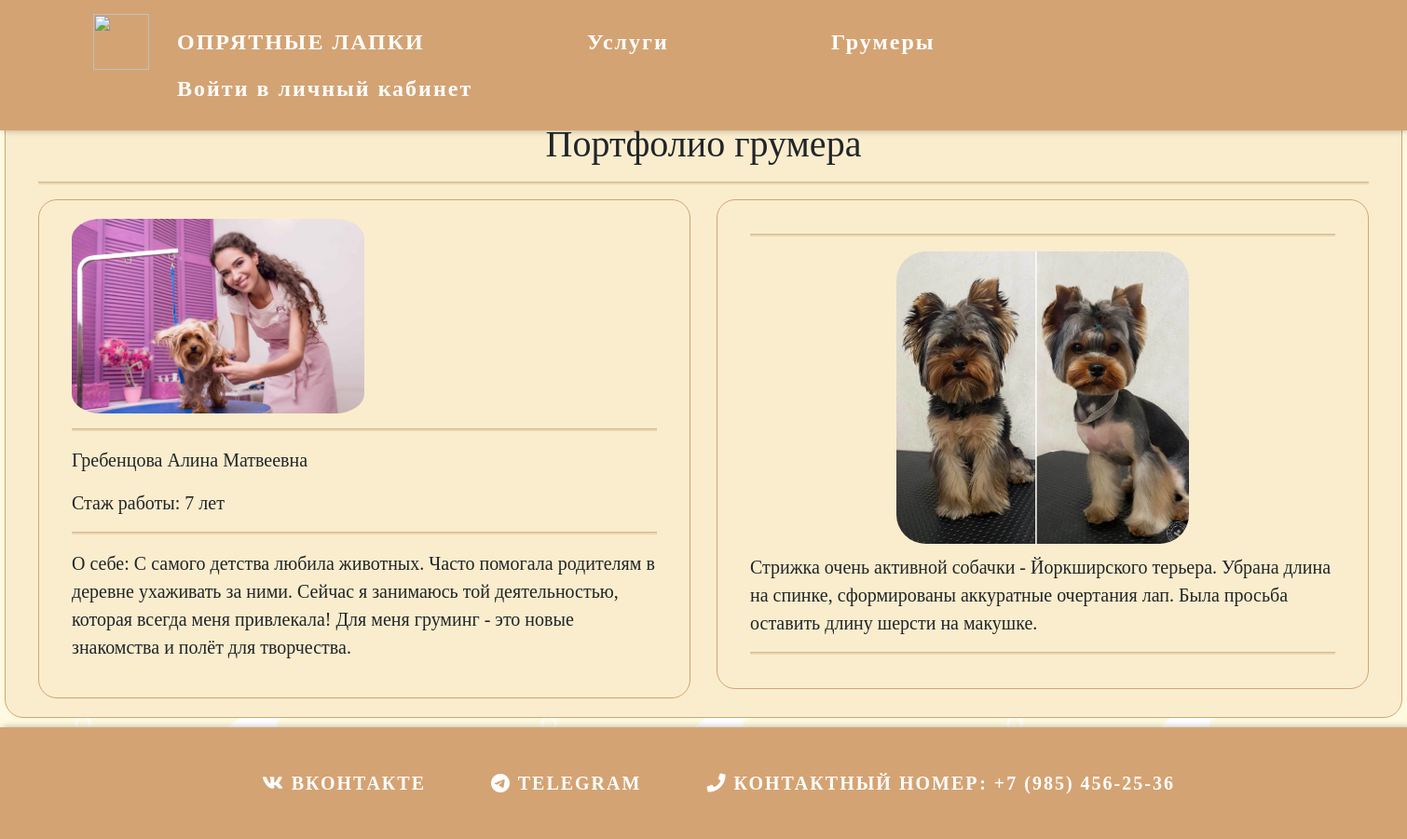
/portfolio/3, run on the app's committed database.
### Salon/models.py (models this page shows, shortened)
class Employee(models.Model):
    fam = models.CharField(max_length=50)
    name = models.CharField(max_length=50)
    otch = models.CharField(max_length=50)
    exp = models.CharField(max_length=50)
    photo = models.ImageField(default="", blank=True, upload_to="groomers")
    about = models.TextField(default="", blank=True, max_length=1000)
    class Meta:
        verbose_name = "Грумер"
        verbose_name_plural = "Грумеры"

class Portfolio(models.Model):
    employee = models.ForeignKey(Employee, default="1", related_name="employee", on_delete=models.CASCADE)
    photo = models.ImageField(default="")
    description = models.TextField(max_length=250)
    class Meta:
        verbose_name = "Портфолио"
        verbose_name_plural = "Портфолио"

### Salon/views.py (the view)
# urls.py: path('portfolio/<int:master_id>', views.portfolio, name="portfolio"),
def portfolio(request, master_id):
    master = Employee.objects.get(id=master_id)
    portfolios = Portfolio.objects.filter(employee=master)
    context = {'master': master, 'portfolios': portfolios}
    return render(request, 'Salon/Portfolio.html', context)

### Salon/templates/Salon/Portfolio.html (shortened to what this page needs)
{% extends 'Salon/Layout.html' %}
{% load static %}
{% block content %}
<div class="profile-main">
    <h1 style="text-align:center;">Портфолио грумера </h1>
      <hr color="#de8b37" size="5px" width="100%"/>
    <div class="portfolio-inner">
                <div class="portfolio-groomer">
                    {% if master.photo %}<img class="portfolio-photo" src="{{ master.photo.url }}">{% endif %}
                    <hr color="#de8b37" size="5px" width="100%"/>
                    <p>{{ master.fam }} {{ master.name }} {{ master.otch }}</p>
                    <p>Стаж работы: {{ master.exp }}</p>
                    <hr color="#de8b37" size="5px" width="100%"/>
                    <p>О себе: {{ master.about }}</p>
                </div>
            <div class="portfolio-right">
                {% for el in portfolios %}
                    <hr color="#de8b37" size="5px" width="100%"/>
                    <img class="portfolio-photo" src="{{ el.photo.url }}">
                    <p style="margin: 10 0 0 0">{{ el.description }}</p>
                    <hr color="#de8b37" size="5px" width="100%"/>
                {% endfor %}
            </div>
    </div>
</div>
{% endblock %}

### Salon/static/Salon/css/main.css (style rules this page uses)
body { background-color: #FEFAE0; padding:0px; margin:0px; min-height: 100%; display: grid; grid-template-rows: auto 1fr auto; }
body { font-size: 16px; font-family: cursive; text-align: center; background-color: $baby-blue; }

### Salon/static/Salon/css/lk.css (style rules this page uses)
body { background-color: #FEFAE0; padding:0px; margin:0px; }
.profile-main { padding: 20px 35px; background-color: #FAEDCD; border-radius: 20px; border: 1px solid #D4A373; margin: 2% auto; width: 1500px; font-family: cursive; margin: auto; }

### Salon/static/Salon/css/groomer.css (style rules this page uses)
.portfolio-groomer { background-color: #FAEDCD; border-radius: 20px; border: 1px solid #D4A373; font-size: 20px; padding: 20px 35px; width: 700px; font-family: cursive; }
.portfolio-groomer img { margin: 0 auto; width: 50%; border-radius: 10%; }
.portfolio-inner { justify-content: space-between; display: flex; flex-direction: row; flex-wrap: wrap; }
.portfolio-right img { margin: 0 auto; width: 50%; border-radius: 10%; }
.portfolio-right { background-color: #FAEDCD; border-radius: 20px; border: 1px solid #D4A373; font-size: 20px; padding: 20px 35px; margin: 0 0 10px 0;; width: 700px; font-family: cursive; justify-content: space-between; display: flex; flex-direction: row; flex-wrap: wrap; }

### data on the page
Employee: photo (picture), fam "Гребенцова", name "Алина", otch "Матвеевна", exp "7 лет", about "С самого детства любила животных. Часто помогала родителям в деревне ухаживать за ними. Сейчас я занимаюсь той деятельностью, которая всегда меня привлекала! Для меня груминг - это новые знакомства и полёт для творчества."
Portfolio: photo (picture), description "Стрижка очень активной собачки - Йоркширского терьера. Убрана длина на спинке, сформированы аккуратные очертания лап. Была просьба оставить длину шерсти на макушке."
